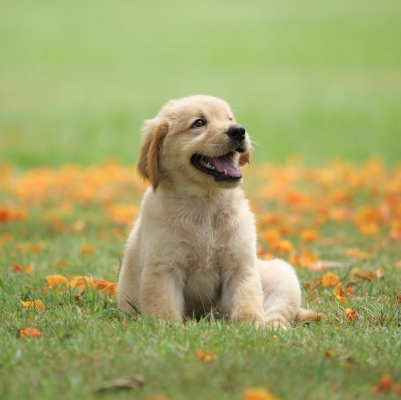
#> input picture DATASETS/images/dog.jpg, 401 x 400 px, found by its file name
$ jupyter execute 44_Colormaps.ipynb
#> lines starting #> are read from the running program, lines starting #| are printed output that depends on the picture
[cell 1]
import cv2
import matplotlib.pyplot as plt

[cell 2]
img=cv2.imread('images/dog.jpg',0)
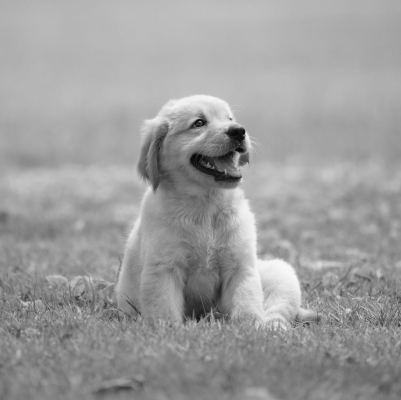
#> img: shape (400, 401); min 8, max 249, mean 156.9

[cell 3]
img

[cell 4]
plt.figure(figsize=(10,5))
plt.subplot(1,2,1)
plt.imshow(img, cmap = 'gray')
plt.subplot(1,2,2)
plt.imshow(img, cmap='Greys')
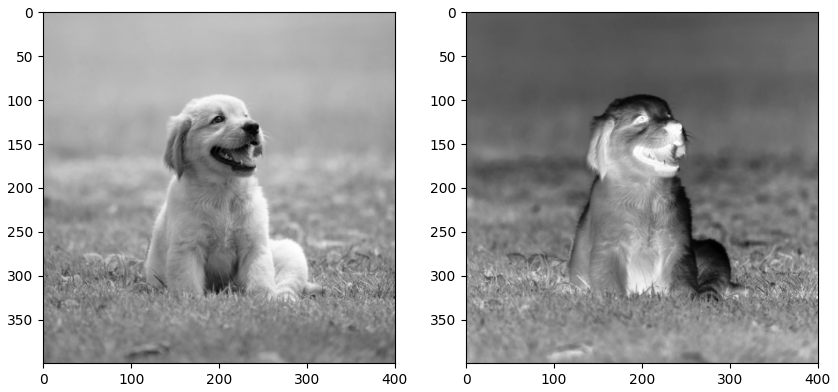
#> figure drawn by matplotlib, 2 panels

[cell 5]
plt.figure(figsize=(16,16))
plt.subplot(441)
plt.imshow(img, cmap = plt.colormaps['Greys'].reversed()); plt.title('Greys')
plt.subplot(442)
plt.imshow(img, cmap=plt.colormaps['Blues'].reversed()); plt.title('Blues')
plt.subplot(443)
plt.imshow(img, cmap=plt.colormaps['Reds'].reversed()); plt.title('Reds')
plt.subplot(444)
plt.imshow(img, cmap=plt.colormaps['Greens'].reversed()); plt.title('Greens')
plt.subplot(445)
plt.imshow(img, cmap=plt.colormaps['Purples'].reversed()); plt.title('Purples')
plt.subplot(446)
plt.imshow(img, cmap=plt.colormaps['Oranges'].reversed()); plt.title('Oranges')
plt.subplot(447)
plt.imshow(img, cmap=plt.colormaps['PuRd'].reversed()); plt.title('PuRd')
plt.subplot(448)
plt.imshow(img, cmap=plt.colormaps['BuPu'].reversed()); plt.title('BuPu')

### Diverging colormap

[cell 6]
plt.figure(figsize=(16,16))
plt.subplot(441)
plt.imshow(img, cmap = plt.colormaps['PiYG'].reversed()); plt.title('PiYG')
plt.subplot(442)
plt.imshow(img, cmap=plt.colormaps['PRGn'].reversed()); plt.title('PRGn')
plt.subplot(443)
plt.imshow(img, cmap=plt.colormaps['BrBG'].reversed()); plt.title('BrBG')
plt.subplot(444)
plt.imshow(img, cmap=plt.colormaps['PuOr'].reversed()); plt.title('PuOr')
plt.subplot(445)
plt.imshow(img, cmap=plt.colormaps['RdGy'].reversed()); plt.title('RdGy')
plt.subplot(446)
plt.imshow(img, cmap=plt.colormaps['coolwarm'].reversed()); plt.title('coolwarm')
plt.subplot(447)
plt.imshow(img, cmap=plt.colormaps['Spectral'].reversed()); plt.title('Spectral')
plt.subplot(448)
plt.imshow(img, cmap=plt.colormaps['bwr'].reversed()); plt.title('bwr')

### CYCLIC COLORMAPS

[cell 7]
plt.figure(figsize=(16,16))

plt.subplot(1,3,1)
plt.imshow(img, cmap='twilight')
plt.title('twilight')

plt.subplot(1,3,2)
plt.imshow(img, cmap='twilight_shifted')
plt.title('twilight_shifted')

plt.subplot(1,3,3)
plt.imshow(img, cmap='hsv')
plt.title('hsv')

plt.subplot(1,3,3)
plt.imshow(img, cmap='viridis')
plt.title('viridis')
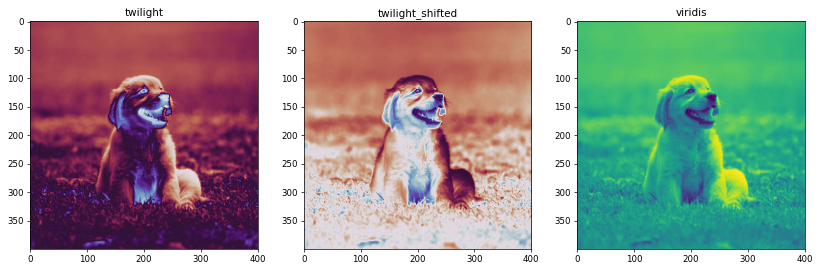
#> figure drawn by matplotlib, 3 panels
